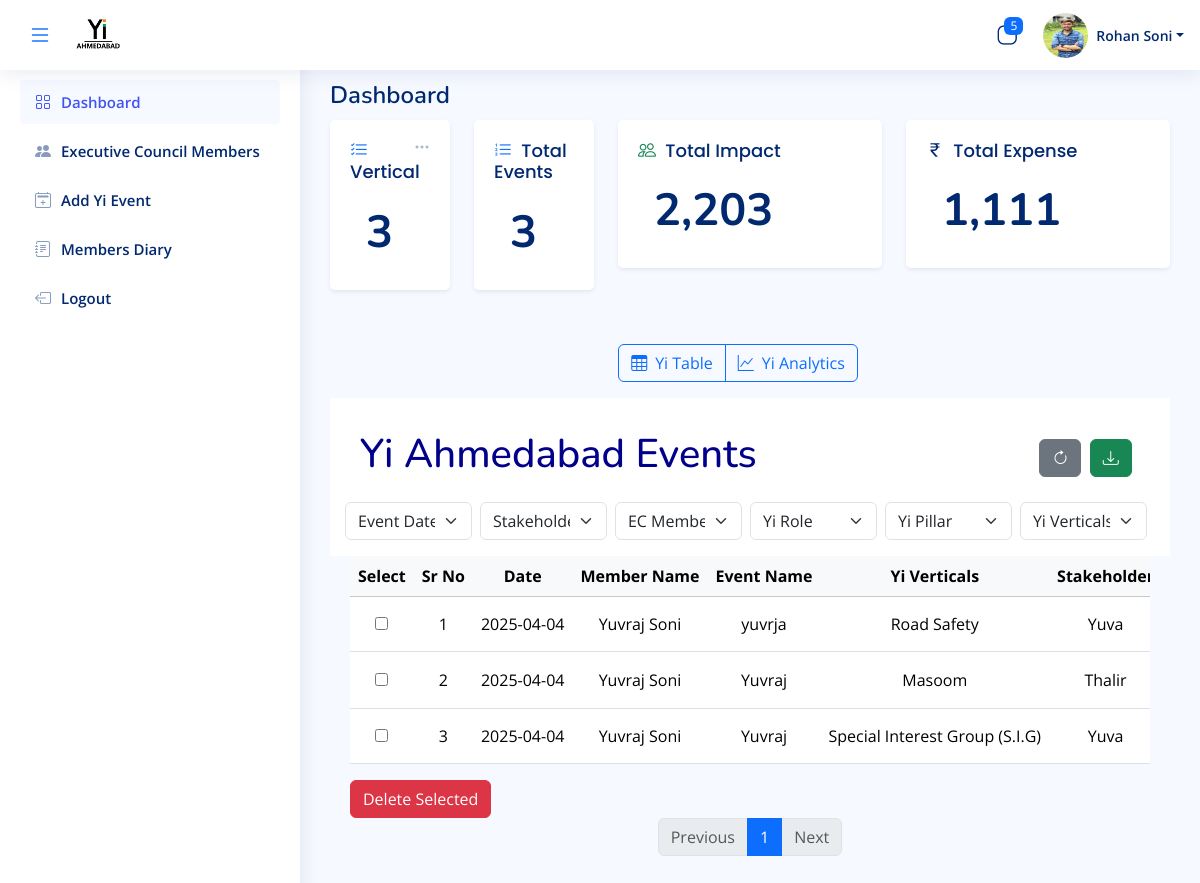
Page /Admin-Dashboard (signed in) on the earlier database version.
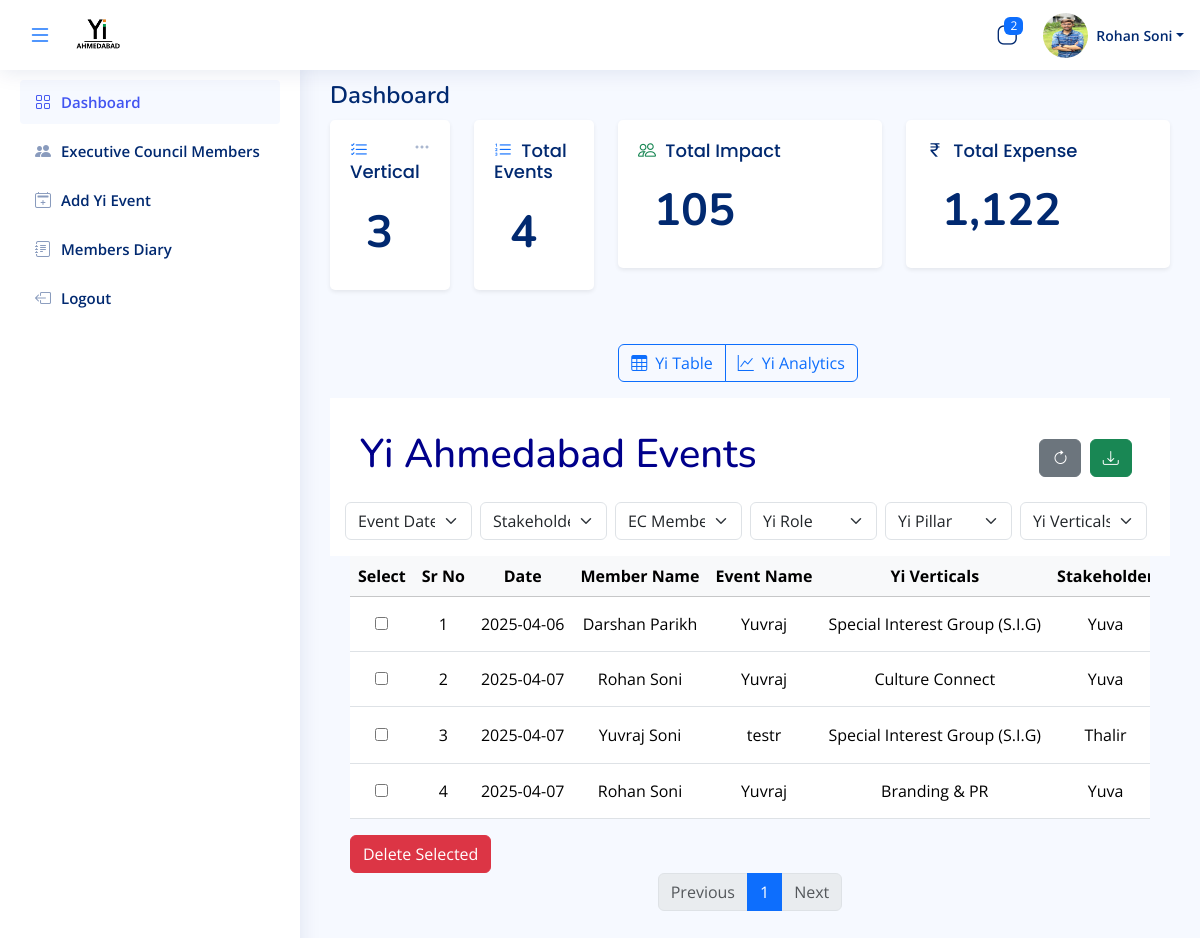
Same page on the later database version.
### manager_app/models.py (models this page shows)
class Event_Data(models.Model):
    user = models.ForeignKey(LoginSide, on_delete=models.SET_NULL, null=True,db_index=True)
    your_name = models.CharField(max_length=50)
    event_name = models.CharField(max_length=200,blank=True)
    event_venue = models.TextField(blank=True)
    event_expense = models.BigIntegerField(blank=True,null=True,default=0)
    date = models.CharField(max_length=200)
    role_yi = models.CharField(max_length=200)
    project_vertical = models.CharField(max_length=200)
    project_stakeholder = models.CharField(max_length=200)
    yi_pillar = models.CharField(max_length=200)
    social_link = models.URLField(max_length=300)
    which_SIG = models.CharField(max_length=200,blank=True,null=True)
    event_member = models.CharField(max_length=1000,blank=True,null=True)
    total_impact = models.BigIntegerField(blank=True,default=1)
    select_ec_member = models.CharField(max_length=50,blank=True,null=True)
    school = models.CharField(max_length=200,blank=True,null=True)
    collage = models.CharField(max_length=200,blank=True,null=True)
    associate_partner = models.CharField(max_length=200,null=True,blank=True)
    event_description =  models.TextField(max_length=700,null=True,blank=True)

### admin_app/views.py (the view, shortened to what this page needs)
# urls.py: path("Admin-Dashboard", Admin_Dashboard, name="Admin_Dashboard"),
@never_cache
@cache_control(no_store=True, no_cache=True, must_revalidate=True, max_age=0)
@login_required(login_url="index")
def Admin_Dashboard(request):
    if request.user.yi_role not in ['Chapter Co-Chair', 'Chapter Chair', 'Admin']:
        return redirect("Error-Page")
    total_event = Event_Data.objects.count()
    user_id = request.user.id
    total_user_data = LoginSide.objects.exclude(login_role="Admin")
    total_user = total_user_data.count()
    sessions = Session.objects.filter(expire_date__gte=now())
    user_ids = [session.get_decoded().get("_auth_user_id") for session in sessions]
    active_users = LoginSide.objects.filter(id__in=user_ids)  # Get user objects
    active_user_names = [f"{user.first_name} {user.last_name}" for user in active_users]
    active_users_count = LoginSide.objects.filter(is_active=True).count()
    active_users_count = active_users.count()
    total_expense_result = Event_Data.objects.aggregate(Sum("event_expense"))
    total_expense = (
        total_expense_result["event_expense__sum"]
        if total_expense_result["event_expense__sum"] is not None
        else 0
    )
    total_impact_result = Event_Data.objects.aggregate(Sum("total_impact"))
    total_impact = (
        total_impact_result["total_impact__sum"]
        if total_impact_result["total_impact__sum"] is not None
        else 0
    )
    impact_avg = Event_Data.objects.aggregate(Avg("total_impact"))
    avg_impact = (
        impact_avg["total_impact__avg"]
        if impact_avg["total_impact__avg"] is not None
        else 0
    )
    all_user = LoginSide.objects.all().distinct()
    login_role = Login_Role.objects.all().distinct()
    def formatINR(total_expense):
        s, *d = str(total_expense).partition(".")
        r = ",".join([s[x - 2 : x] for x in range(-3, -len(s), -2)][::-1] + [s[-3:]])
        return "".join([r] + d)
    def formatImpact(total_impact):
        s, *d = str(total_impact).partition(".")
        r = ",".join([s[x - 2 : x] for x in range(-3, -len(s), -2)][::-1] + [s[-3:]])
        return "".join([r] + d)
    imapct = (Event_Data.objects.all().values_list('total_impact',flat=True))
    member_name = (
        Event_Data.objects.all().values_list("your_name", flat=True).distinct()
    )
    vertical_name = (
        Event_Data.objects.all().values_list("project_vertical", flat=True).distinct()
    )
    stakeholder_name = (
        Event_Data.objects.all()
        .values_list("project_stakeholder", flat=True)
        .distinct()
    )
    yi_pillar_name = (
        Event_Data.objects.all().values_list("yi_pillar", flat=True).distinct()
    )
    event_date = (
        Event_Data.objects.all().values_list("date",flat=True).distinct()
    )
    yi_role_name = Event_Data.objects.all().values_list("role_yi", flat=True).distinct()
    total_vertical = vertical_name.count()
    member_name_chart = (
        Event_Data.objects.all().values_list("your_name", flat=True).distinct()
    )
    data = Event_Data.objects.values('project_vertical').annotate(impact=Sum('total_impact')).annotate(vertical=Count('project_vertical'))
    yi_pillar_data = Event_Data.objects.values('yi_pillar').annotate(pillar_impact=Sum('total_impact'))
    yi_stakeholder_data = Event_Data.objects.values('project_stakeholder').annotate(stakeholder_impact=Count('project_stakeholder'))
    event_list = Event_Data.objects.all()
    vertical_chart = [event['project_vertical'] for event in data ]
    impact_chart = [event['impact'] for event in  data]
    vertical_wise_impact = [event['vertical'] for event in data]
    yi_project = Event_Data.objects.filter(project_vertical__in=['Masoom','Road Safety','Health','Accessibility','Climate Change']).values()
    yi_initiatives = Event_Data.objects.filter(project_vertical__in=['Entrepreneurship','Innovation','Special Interest Group (S.I.G)','Sports','Learning(YI Talks)','Women Engagement (YIWE)','Yi Angel','Yi Angel']).values()
    yi_initiatives_data = yi_initiatives.values('project_vertical').annotate(total_event=Count('project_vertical')).annotate(total_impact=Sum('total_impact'))
    initiatives_chart = [initiatives['project_vertical'] for initiatives in yi_initiatives_data]
    initiatives_count_chart = [initiatives['total_event'] for initiatives in yi_initiatives_data]
    initiatives_impact_chart = [initiatives['total_impact'] for initiatives in yi_initiatives_data]
    project_chart_data = yi_project.values('project_vertical').annotate(total_event=Count('project_vertical')).annotate(total_impact=Sum('total_impact'))
    project_chart = [name['project_vertical'] for name in  project_chart_data]
    project_count_chart = [name['total_event'] for name in  project_chart_data]
    project_impact_sum = [name['total_impact'] for name in project_chart_data]
    yi_pillar_chart = [pillar['yi_pillar'] for pillar in yi_pillar_data]
    yi_pillar_impact = [pillar['pillar_impact'] for pillar in yi_pillar_data]
    yi_stakeholder_chart =[stakeholder['project_stakeholder'] for stakeholder in yi_stakeholder_data]
    yi_stakeholder_impact =[stakeholder['stakeholder_impact'] for stakeholder in yi_stakeholder_data]
    selected_vertical = request.GET.get("vertical", "all")
    ec_name = request.GET.get("ec_name", "all")
    verticals = request.GET.get("verticals")
    yi_pillar = request.GET.get("yi_pillar")
    stakeholder = request.GET.get("stakeholder")
    yi_role = request.GET.get("yi_role")
    date = request.GET.get("event_date")
    total_impact = formatImpact(total_impact)
    total_expense = formatINR(total_expense)
    context = {
        "user_id": user_id,
        "users_data": all_user,
        "role": login_role,
        "total_manager": total_user,
        "total_event": total_event,
        "total_impact": total_impact,
        "impact_avg": avg_impact,
        "total_expense": total_expense,
        "events": event_list,
        "member_name": member_name,
        "verticals": vertical_name,
        "stakeholder": stakeholder_name,
        "yi_pillar": yi_pillar_name,
        "yi_role": yi_role_name,
        "total_vertical": total_vertical,
        "count": active_users_count,
        "name": active_user_names,
        "event_date":event_date,
        'vertical_chart':vertical_chart,
        'impact_chart':impact_chart,
        'project_chart':project_chart,
        'yi_pillar_chart':yi_pillar_chart,
        'yi_pillar_impact':yi_pillar_impact,
        'yi_stakeholder_chart':yi_stakeholder_chart,
        'yi_stakeholder_impact':yi_stakeholder_impact,
        'project_count_chart':project_count_chart,
        'project_impact_sum':project_impact_sum,
        'vertical_wise_impact':vertical_wise_impact,
        'initiatives_chart':initiatives_chart,
        'initiatives_count_chart':initiatives_count_chart,
        'initiatives_impact_chart':initiatives_impact_chart
    }
    return render(request, "Admin/AdminDashboard.html", context)

### admin_app/Templates/Admin/AdminDashboard.html (shortened to what the changed rows need)
{% extends "base/base.html" %}
{% load static %}
{% load humanize %}
{% block bodyblock %}
<main id="main" class="main">
  <div class="pagetitle d-flex justify-content-between align-items-center">
    <h1>Dashboard</h1>
  </div>
  <section class="section dashboard">
    <div class="row mb-4">
      <div class="col-lg-2 col-md-6 col-sm-12 mb-4">
        <div class="card info-card shadow-sm border-0">
          <div class="card-body">
            <div class="d-flex align-items-center">
              <div class="ps-3">
                <h6>  {{total_event}}</h6>
              </div>
            </div>
          </div>
        </div>
      </div>
      <div class="col-lg-4 col-md-6 col-sm-12 mb-4">
        <div class="card info-card shadow-sm border-0">
          <div class="card-body">
            <div class="d-flex align-items-center">
              <div class="ps-3">
                <h6>{{ total_impact}}</h6>
              </div>
            </div>
          </div>
        </div>
      </div>
      <div class="col-lg-4 col-md-6 col-sm-12 mb-4">
        <div class="card info-card shadow-sm border-0">
          <div class="card-body">
            <div class="d-flex align-items-center">
              <div class="ps-3">
                <h6>{{ total_expense|intcomma }}</h6>
              </div>
            </div>
          </div>
        </div>
      </div>
            <div id="tableView">
                <div class="card-header bg-white py-3">
                  <div class="card-header bg-white d-flex flex-wrap justify-content-between align-items-center py-3">
                      <h1 style="color:darkblue">Yi Ahmedabad Events</h1>
                  </div>
              </div>
                        <div class="card-body">
                          <form method="post" action="{% url 'delete_multiple_events' %}">
                          <div class="table-responsive">
                            <table class="table table-hover bordered align-middle"  id="eventTable">
                              <thead class="table-light"  style="overflow-y:auto;">
                                <tr class="text-center text-nowrap">
                                  <th>Select</th>
                                  <th>Sr No</th>
                                  <th>Date</th>
                                  <th>Member Name</th>
                                  <th>Event Name</th>
                                  <th>Yi Verticals</th>
                                  <th>Stakeholder</th>
                                </tr>
                              </thead>
                              <tbody id="display" >
                                {% if events %}
                                  {% for event in events %}
                                    <tr class="text-center text-nowrap">
                                      <td><input type="checkbox" value={{event.id}} name="event_ids"></td>
                                      <td>{{ forloop.counter }}</td>
                                      <td>{{ event.date }}</td>
                                      <td>{{ event.your_name }}</td>
                                      <td class="ellipsis"><span data-toggle="tooltip" data-placement="top" title="{{event.event_name}}">{{ event.event_name }}</span></td>
                                      <td>{{event.project_vertical}}
                                      <td >{{event.project_stakeholder}}
                                    </tr>
                                      {% endfor %}
                                      {% else %}
                                      <tr>
                                        <td colspan="21" class="text-center"> No Event available </td>
                                      </tr>
                                      {% endif %}
                                  </tbody>
                              </table>
                              </div>
                            </form>
                          </div>
                        </div>
                       </div>
</section>
  </main>
  {% endblock bodyblock %}

### admin_app/Templates/Admin/components/header.html (shortened to what this page needs)
{% load static %}
<header id="header" class="header fixed-top d-flex align-items-center">
  <div class="d-flex align-items-center">
    <button id="sidebarToggle" class="btn border-0 p-2 bg-transparent">
      <i id="sidebarIcon" class="bi bi-list fs-4 text-primary"></i>
    </button>
    {% if user.yi_role  == 'Branding' %}
    <a href="{% url 'branding_dashboard' %}" class="logo d-flex align-items-center ms-2">
      <img src="{% static 'Image/YIIMG.png' %}" alt="Logo"  height="60" width="60">
      <span class=" "></span>
    </a>
 {% else %}
 <a href="{% url 'Admin_Dashboard' %}" class="logo d-flex align-items-center ms-2">
  <img src="{% static 'Image/YIIMG.png' %}" alt="Logo"  height="60" width="60">
</a>
    {% endif %}
     </div>
    <nav class="header-nav ms-auto">
      <ul class="d-flex align-items-center">
{% if user.yi_role == "Branding" %}
{% else %}
<li class="nav-item dropdown">
  <a class="nav-link nav-icon" href="#" data-bs-toggle="dropdown">
    <i class="bi bi-app-indicator"></i>
    <span class="badge bg-primary badge-number"> {{ count }} </span>
  </a>
</li>
{% endif %}
        <li class="nav-item dropdown pe-3">
          <a class="nav-link nav-profile d-flex align-items-center pe-0" href="#" data-bs-toggle="dropdown">
            <img src="{% if user.photo %}{{ user.photo.url }}{% else %}{% static 'Image/img.png' %}{% endif %}" alt="Profile" class="rounded-circle"  height="45px" width="45px">
            <span class="d-none d-md-block dropdown-toggle ps-2">{{ user.first_name }} {{ user.last_name }}</span>
          </a>
            </li>
          </ul>
    </nav>
  </header>

Differences in the rows shown:
removed Event_Data: date "2025-04-04", your_name "Yuvraj Soni", event_name "yuvrja", project_vertical "Road Safety", project_stakeholder "Yuva"
removed Event_Data: date "2025-04-04", your_name "Yuvraj Soni", event_name "Yuvraj", project_vertical "Masoom", project_stakeholder "Thalir"
removed Event_Data: date "2025-04-04", your_name "Yuvraj Soni", event_name "Yuvraj", project_vertical "Special Interest Group (S.I.G)", project_stakeholder "Yuva"
added Event_Data: date "2025-04-06", your_name "Darshan Parikh", event_name "Yuvraj", project_vertical "Special Interest Group (S.I.G)", project_stakeholder "Yuva"
added Event_Data: date "2025-04-07", your_name "Rohan Soni", event_name "Yuvraj", project_vertical "Culture Connect", project_stakeholder "Yuva"
added Event_Data: date "2025-04-07", your_name "Yuvraj Soni", event_name "testr", project_vertical "Special Interest Group (S.I.G)", project_stakeholder "Thalir"
added Event_Data: date "2025-04-07", your_name "Rohan Soni", event_name "Yuvraj", project_vertical "Branding & PR", project_stakeholder "Yuva"
Other differences:
{{ count }}: "5" → "2"
{{ total_event }}: "3" → "4"
{{ total_impact }}: "2,203" → "105"
{{ total_expense|intcomma }}: "1,111" → "1,122"
